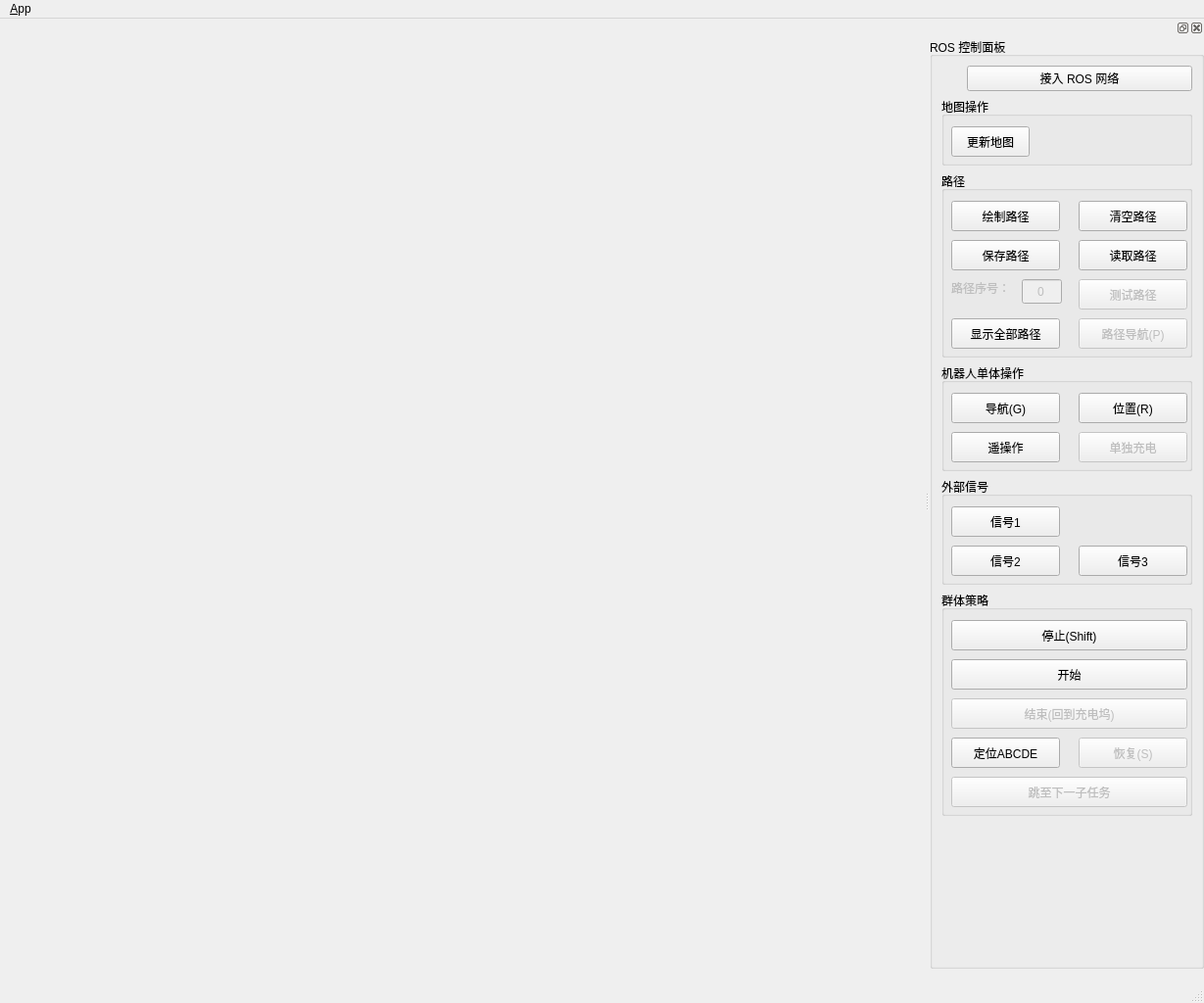
<?xml version="1.0" encoding="UTF-8"?>
<ui version="4.0">
 <class>MainWindowDesign</class>
 <widget class="QMainWindow" name="MainWindowDesign">
  <property name="geometry">
   <rect>
    <x>0</x>
    <y>0</y>
    <width>1229</width>
    <height>1024</height>
   </rect>
  </property>
  <property name="sizePolicy">
   <sizepolicy hsizetype="Maximum" vsizetype="Maximum">
    <horstretch>0</horstretch>
    <verstretch>0</verstretch>
   </sizepolicy>
  </property>
  <property name="windowTitle">
   <string>WPR机器人集群控制</string>
  </property>
  <property name="windowIcon">
   <iconset resource="../resources/images.qrc">
    <normaloff>:/images/icon.png</normaloff>:/images/icon.png</iconset>
  </property>
  <property name="locale">
   <locale language="English" country="Australia"/>
  </property>
  <widget class="QWidget" name="window_frame">
   <property name="sizePolicy">
    <sizepolicy hsizetype="Expanding" vsizetype="Expanding">
     <horstretch>0</horstretch>
     <verstretch>0</verstretch>
    </sizepolicy>
   </property>
   <layout class="QHBoxLayout">
    <item>
     <widget class="QWidget" name="map_view" native="true">
      <property name="enabled">
       <bool>true</bool>
      </property>
      <property name="sizePolicy">
       <sizepolicy hsizetype="Expanding" vsizetype="Expanding">
        <horstretch>0</horstretch>
        <verstretch>0</verstretch>
       </sizepolicy>
      </property>
      <property name="sizeIncrement">
       <size>
        <width>0</width>
        <height>0</height>
       </size>
      </property>
      <property name="autoFillBackground">
       <bool>true</bool>
      </property>
     </widget>
    </item>
   </layout>
  </widget>
  <widget class="QMenuBar" name="menubar">
   <property name="geometry">
    <rect>
     <x>0</x>
     <y>0</y>
     <width>1229</width>
     <height>28</height>
    </rect>
   </property>
   <widget class="QMenu" name="menu_File">
    <property name="title">
     <string>&amp;App</string>
    </property>
    <addaction name="action_Preferences"/>
    <addaction name="separator"/>
    <addaction name="actionAbout"/>
    <addaction name="actionAbout_Qt"/>
    <addaction name="separator"/>
    <addaction name="action_Quit"/>
   </widget>
   <addaction name="menu_File"/>
  </widget>
  <widget class="QStatusBar" name="statusbar"/>
  <widget class="QDockWidget" name="dockWidget">
   <property name="sizePolicy">
    <sizepolicy hsizetype="Fixed" vsizetype="Preferred">
     <horstretch>0</horstretch>
     <verstretch>0</verstretch>
    </sizepolicy>
   </property>
   <property name="minimumSize">
    <size>
     <width>280</width>
     <height>500</height>
    </size>
   </property>
   <property name="windowTitle">
    <string/>
   </property>
   <attribute name="dockWidgetArea">
    <number>2</number>
   </attribute>
   <widget class="QWidget" name="dockWidgetContents">
    <widget class="QGroupBox" name="panel_box">
     <property name="geometry">
      <rect>
       <x>0</x>
       <y>0</y>
       <width>280</width>
       <height>951</height>
      </rect>
     </property>
     <property name="sizePolicy">
      <sizepolicy hsizetype="Fixed" vsizetype="Preferred">
       <horstretch>0</horstretch>
       <verstretch>0</verstretch>
      </sizepolicy>
     </property>
     <property name="title">
      <string>ROS 控制面板</string>
     </property>
     <layout class="QGridLayout" name="gridLayout">
      <item row="2" column="0" colspan="2">
       <widget class="QGroupBox" name="groupBox">
        <property name="minimumSize">
         <size>
          <width>0</width>
          <height>70</height>
         </size>
        </property>
        <property name="title">
         <string>地图操作</string>
        </property>
        <widget class="QPushButton" name="button_get_map">
         <property name="geometry">
          <rect>
           <x>10</x>
           <y>30</y>
           <width>80</width>
           <height>31</height>
          </rect>
         </property>
         <property name="text">
          <string>更新地图</string>
         </property>
        </widget>
       </widget>
      </item>
      <item row="0" column="1">
       <widget class="QPushButton" name="button_connect">
        <property name="enabled">
         <bool>true</bool>
        </property>
        <property name="sizePolicy">
         <sizepolicy hsizetype="MinimumExpanding" vsizetype="Fixed">
          <horstretch>0</horstretch>
          <verstretch>0</verstretch>
         </sizepolicy>
        </property>
        <property name="toolTip">
         <string>Set the target to the current joint trajectory state.</string>
        </property>
        <property name="statusTip">
         <string>Clear all waypoints and set the target to the current joint trajectory state.</string>
        </property>
        <property name="text">
         <string>接入 ROS 网络</string>
        </property>
       </widget>
      </item>
      <item row="4" column="0" colspan="2">
       <widget class="QGroupBox" name="groupBox_2">
        <property name="minimumSize">
         <size>
          <width>0</width>
          <height>110</height>
         </size>
        </property>
        <property name="title">
         <string>机器人单体操作</string>
        </property>
        <widget class="QPushButton" name="button_robot_pose">
         <property name="geometry">
          <rect>
           <x>140</x>
           <y>30</y>
           <width>111</width>
           <height>31</height>
          </rect>
         </property>
         <property name="text">
          <string>位置(R)</string>
         </property>
        </widget>
        <widget class="QPushButton" name="button_navi_pose">
         <property name="geometry">
          <rect>
           <x>10</x>
           <y>30</y>
           <width>111</width>
           <height>31</height>
          </rect>
         </property>
         <property name="text">
          <string>导航(G)</string>
         </property>
        </widget>
        <widget class="QPushButton" name="button_robot_vel">
         <property name="geometry">
          <rect>
           <x>10</x>
           <y>70</y>
           <width>111</width>
           <height>31</height>
          </rect>
         </property>
         <property name="text">
          <string>遥操作</string>
         </property>
        </widget>
        <widget class="QPushButton" name="button_robot_charge">
         <property name="enabled">
          <bool>false</bool>
         </property>
         <property name="geometry">
          <rect>
           <x>140</x>
           <y>70</y>
           <width>111</width>
           <height>31</height>
          </rect>
         </property>
         <property name="text">
          <string>单独充电</string>
         </property>
        </widget>
       </widget>
      </item>
      <item row="3" column="0" colspan="2">
       <widget class="QGroupBox" name="groupBox_5">
        <property name="minimumSize">
         <size>
          <width>0</width>
          <height>190</height>
         </size>
        </property>
        <property name="title">
         <string>路径</string>
        </property>
        <widget class="QPushButton" name="button_draw_path">
         <property name="geometry">
          <rect>
           <x>10</x>
           <y>30</y>
           <width>111</width>
           <height>31</height>
          </rect>
         </property>
         <property name="text">
          <string>绘制路径</string>
         </property>
        </widget>
        <widget class="QPushButton" name="button_remove_path">
         <property name="geometry">
          <rect>
           <x>140</x>
           <y>30</y>
           <width>111</width>
           <height>31</height>
          </rect>
         </property>
         <property name="text">
          <string>清空路径</string>
         </property>
        </widget>
        <widget class="QPushButton" name="button_save_path">
         <property name="geometry">
          <rect>
           <x>10</x>
           <y>70</y>
           <width>111</width>
           <height>31</height>
          </rect>
         </property>
         <property name="text">
          <string>保存路径</string>
         </property>
        </widget>
        <widget class="QPushButton" name="button_load_path">
         <property name="geometry">
          <rect>
           <x>140</x>
           <y>70</y>
           <width>111</width>
           <height>31</height>
          </rect>
         </property>
         <property name="text">
          <string>读取路径</string>
         </property>
        </widget>
        <widget class="QPushButton" name="button_test_path">
         <property name="enabled">
          <bool>false</bool>
         </property>
         <property name="geometry">
          <rect>
           <x>140</x>
           <y>110</y>
           <width>111</width>
           <height>31</height>
          </rect>
         </property>
         <property name="text">
          <string>测试路径</string>
         </property>
        </widget>
        <widget class="QLineEdit" name="path_index_input">
         <property name="enabled">
          <bool>false</bool>
         </property>
         <property name="geometry">
          <rect>
           <x>82</x>
           <y>110</y>
           <width>41</width>
           <height>25</height>
          </rect>
         </property>
         <property name="text">
          <string>0</string>
         </property>
         <property name="alignment">
          <set>Qt::AlignCenter</set>
         </property>
        </widget>
        <widget class="QLabel" name="label">
         <property name="enabled">
          <bool>false</bool>
         </property>
         <property name="geometry">
          <rect>
           <x>10</x>
           <y>110</y>
           <width>67</width>
           <height>17</height>
          </rect>
         </property>
         <property name="text">
          <string>路径序号：</string>
         </property>
        </widget>
        <widget class="QPushButton" name="button_path_to">
         <property name="enabled">
          <bool>false</bool>
         </property>
         <property name="geometry">
          <rect>
           <x>140</x>
           <y>150</y>
           <width>111</width>
           <height>31</height>
          </rect>
         </property>
         <property name="text">
          <string>路径导航(P)</string>
         </property>
        </widget>
        <widget class="QPushButton" name="button_path_all">
         <property name="geometry">
          <rect>
           <x>10</x>
           <y>150</y>
           <width>111</width>
           <height>31</height>
          </rect>
         </property>
         <property name="text">
          <string>显示全部路径</string>
         </property>
        </widget>
       </widget>
      </item>
      <item row="5" column="0" colspan="2">
       <widget class="QGroupBox" name="groupBox_6">
        <property name="sizePolicy">
         <sizepolicy hsizetype="Preferred" vsizetype="Preferred">
          <horstretch>0</horstretch>
          <verstretch>100</verstretch>
         </sizepolicy>
        </property>
        <property name="minimumSize">
         <size>
          <width>0</width>
          <height>110</height>
         </size>
        </property>
        <property name="title">
         <string>外部信号</string>
        </property>
        <widget class="QPushButton" name="button_signal_1">
         <property name="geometry">
          <rect>
           <x>10</x>
           <y>30</y>
           <width>111</width>
           <height>31</height>
          </rect>
         </property>
         <property name="text">
          <string>信号1</string>
         </property>
        </widget>
        <widget class="QPushButton" name="button_signal_2">
         <property name="geometry">
          <rect>
           <x>10</x>
           <y>70</y>
           <width>111</width>
           <height>31</height>
          </rect>
         </property>
         <property name="text">
          <string>信号2</string>
         </property>
        </widget>
        <widget class="QPushButton" name="button_signal_3">
         <property name="geometry">
          <rect>
           <x>140</x>
           <y>70</y>
           <width>111</width>
           <height>31</height>
          </rect>
         </property>
         <property name="text">
          <string>信号3</string>
         </property>
        </widget>
       </widget>
      </item>
      <item row="7" column="0">
       <spacer name="verticalSpacer_3">
        <property name="orientation">
         <enum>Qt::Vertical</enum>
        </property>
        <property name="sizeHint" stdset="0">
         <size>
          <width>20</width>
          <height>233</height>
         </size>
        </property>
       </spacer>
      </item>
      <item row="6" column="0" colspan="2">
       <widget class="QGroupBox" name="groupBox_3">
        <property name="minimumSize">
         <size>
          <width>0</width>
          <height>230</height>
         </size>
        </property>
        <property name="title">
         <string>群体策略</string>
        </property>
        <widget class="QPushButton" name="button_stop_all">
         <property name="geometry">
          <rect>
           <x>10</x>
           <y>30</y>
           <width>241</width>
           <height>31</height>
          </rect>
         </property>
         <property name="text">
          <string>停止(Shift)</string>
         </property>
        </widget>
        <widget class="QPushButton" name="button_start_all">
         <property name="geometry">
          <rect>
           <x>10</x>
           <y>70</y>
           <width>241</width>
           <height>31</height>
          </rect>
         </property>
         <property name="text">
          <string>开始</string>
         </property>
        </widget>
        <widget class="QPushButton" name="button_charge_all">
         <property name="enabled">
          <bool>false</bool>
         </property>
         <property name="geometry">
          <rect>
           <x>10</x>
           <y>110</y>
           <width>241</width>
           <height>31</height>
          </rect>
         </property>
         <property name="text">
          <string>结束(回到充电坞)</string>
         </property>
        </widget>
        <widget class="QPushButton" name="button_continue_all">
         <property name="enabled">
          <bool>false</bool>
         </property>
         <property name="geometry">
          <rect>
           <x>140</x>
           <y>150</y>
           <width>111</width>
           <height>31</height>
          </rect>
         </property>
         <property name="text">
          <string>恢复(S)</string>
         </property>
        </widget>
        <widget class="QPushButton" name="button_pose_waypoint">
         <property name="enabled">
          <bool>true</bool>
         </property>
         <property name="geometry">
          <rect>
           <x>10</x>
           <y>150</y>
           <width>111</width>
           <height>31</height>
          </rect>
         </property>
         <property name="text">
          <string>定位ABCDE</string>
         </property>
        </widget>
        <widget class="QPushButton" name="button_next_mission">
         <property name="enabled">
          <bool>false</bool>
         </property>
         <property name="geometry">
          <rect>
           <x>10</x>
           <y>190</y>
           <width>241</width>
           <height>31</height>
          </rect>
         </property>
         <property name="text">
          <string>跳至下一子任务</string>
         </property>
        </widget>
       </widget>
      </item>
     </layout>
    </widget>
   </widget>
  </widget>
  <action name="action_Quit">
   <property name="text">
    <string>&amp;Quit</string>
   </property>
   <property name="shortcut">
    <string>Ctrl+Q</string>
   </property>
   <property name="shortcutContext">
    <enum>Qt::ApplicationShortcut</enum>
   </property>
  </action>
  <action name="action_Preferences">
   <property name="text">
    <string>&amp;Preferences</string>
   </property>
  </action>
  <action name="actionAbout">
   <property name="text">
    <string>&amp;About</string>
   </property>
  </action>
  <action name="actionAbout_Qt">
   <property name="text">
    <string>About &amp;Qt</string>
   </property>
  </action>
 </widget>
 <resources>
  <include location="../resources/images.qrc"/>
 </resources>
 <connections>
  <connection>
   <sender>action_Quit</sender>
   <signal>triggered()</signal>
   <receiver>MainWindowDesign</receiver>
   <slot>close()</slot>
   <hints>
    <hint type="sourcelabel">
     <x>-1</x>
     <y>-1</y>
    </hint>
    <hint type="destinationlabel">
     <x>399</x>
     <y>299</y>
    </hint>
   </hints>
  </connection>
 </connections>
</ui>
